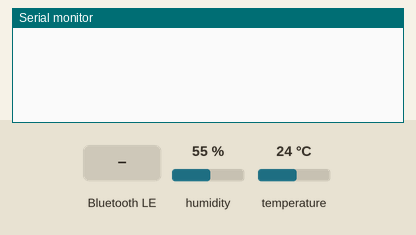
This program was run on a simulated Arduino Nano 33 BLE. Shown: the last lines printed to the serial monitor. The inputs (shaded band) are chosen by the test bench; at power-on: humidity 55 %, temperature 24 °C. Nothing arrives over Bluetooth unless stated; a phone connects over Bluetooth LE 3 s after start.

Above: at 1.2 s.
1.3 s: Bluetooth LE write "1" received
At 4.0 s:
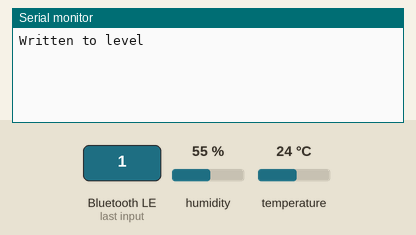
4.3 s: Bluetooth LE write "1" received
At 5.2 s:
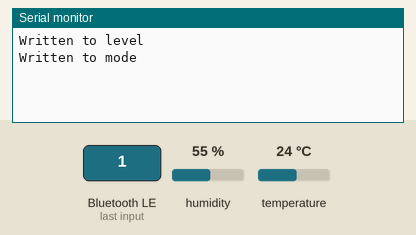

The program:

main.cpp
```cpp
#include <Arduino.h>
#include <ArduinoBLE.h>
#include <Arduino_HTS221.h>

// Function predefinitions
void changeLevel(int newLevel);
void changeMode(int newMode);

enum Mode
{
  AUTO_MODE,
  USER_MODE
};

#define atomizerr D2 // atomizer pin

Mode mode = USER_MODE; // Default mode
int level = 0;         // humidity min-level

int temperature = 0;
int humidity = 0;

// simple timer for auto-mode so humidifier works on 5 second bursts and then is off 2 seconds to check if the minimum humidity level is reached
unsigned long StartTime = 0;    // starting time for loop
unsigned long full_time = 7000; // full time for the mist cycle

BLEService speedService("180A");                                                   // BLE Service that holds all the characteristics below
BLEByteCharacteristic levelCharacteristic("2A67", BLERead | BLEWrite | BLENotify); // GATT name "Location and Speed"
BLEByteCharacteristic modeCharacteristic("2BA3", BLERead | BLEWrite);              // GATT name = "Media state"
BLEByteCharacteristic temperatureCharasteristic("2A6E", BLERead | BLENotify);      // GATT name = "Temperature"
BLEByteCharacteristic humidityCharasteristic("2A6F", BLERead | BLENotify);         // GATT name = "Humidity"
BLEByteCharacteristic ledcharasteristic("2A57", BLERead | BLEWrite);               // led to show more clearly that humidifier is on or off

void setup()
{
  Serial.begin(9600);

  if (!HTS.begin())
  {
    Serial.println("Failed to initialize humidity temperature sensor!");
  }

  if (!BLE.begin())
  {
    Serial.println("- Starting Bluetooth® Low Energy module failed!");
    while (1)
      ;
  }

  BLE.setLocalName("Nano 33 BLE Sense"); // Name of the arduino. The app only searches devices with this name
  BLE.setAdvertisedService(speedService);

  // add the characteristics to the service
  speedService.addCharacteristic(levelCharacteristic);       // Minimum Humidity level
  speedService.addCharacteristic(modeCharacteristic);        // Mode (0 = AUTO, 1 = USER)
  speedService.addCharacteristic(temperatureCharasteristic); // Temperature data
  speedService.addCharacteristic(humidityCharasteristic);    // Humidity data
  speedService.addCharacteristic(ledcharasteristic);         // Led

  // add service
  BLE.addService(speedService);

  // set the initial value for the characteristic:
  levelCharacteristic.writeValue(0); // Default level = 0
  modeCharacteristic.writeValue(1);  // Default mode = USER
  ledcharasteristic.writeValue(0);

  // start advertising
  BLE.advertise();
}

void loop()
{
  BLEDevice central = BLE.central();

  // Read sensor values
  int newTemperature = HTS.readTemperature();
  int newHumidity = HTS.readHumidity();

  if (levelCharacteristic.written())
  { // User has send new level
    Serial.println("Written to level");
    int newLevel = levelCharacteristic.value();
    changeLevel(newLevel);
  }
  if (modeCharacteristic.written())
  { // User has send new mode
    Serial.println("Written to mode");
    int newMode = modeCharacteristic.value();
    changeMode(newMode);
  }
  if (temperature != newTemperature)
  { // If temperature has changed, notify master
    temperature = newTemperature;
    temperatureCharasteristic.writeValue(newTemperature);
  }
  if (humidity != newHumidity)
  { // If humidity has changed, notify master
    humidity = newHumidity;
    humidityCharasteristic.writeValue(newHumidity);
  }
  switch (ledcharasteristic.value())
  { // any value other than 0
  case 01:
    // Serial.println("LED on");
    digitalWrite(LED_BUILTIN, HIGH);  // will turn the LED on
    digitalWrite(atomizerr, HIGH);    // will turn atomizer on
    break;
  default:
    // Serial.println(F("LED off"));
    digitalWrite(LED_BUILTIN, LOW);   // will turn the LED off
    digitalWrite(atomizerr, LOW);     // will turn atomizer off
    break;
  }

  /*
   if(!central){
      digitalWrite(LED_BUILTIN, LOW);          // will turn the LED off if disconnected
      ledcharasteristic.writeValue(0);
    }
*/
  unsigned long CheckTime = millis();                // millis timer starts when powered on
  unsigned long elapsedTime = CheckTime - StartTime; // elapsed time for one loop cycle

  switch (mode)
  {
  case AUTO_MODE:
  {
    if (humidity < level)
    {
      if (elapsedTime > full_time)
      {
        StartTime = CheckTime; // "resets" the starting time after every loop
      }
      if (elapsedTime < 5000) // turn on for 5 seconds
      {
        digitalWrite(LED_BUILTIN, HIGH); // will turn the LED on
        digitalWrite(atomizerr, HIGH);   // will turn atomizer on
      }
      if (elapsedTime >= 5000 && elapsedTime < 7000)  //turn off for 2 seconds
      {
        digitalWrite(LED_BUILTIN, LOW); // will turn the LED off
        digitalWrite(atomizerr, LOW);   // will turn atomizer off
      }
    }
    if (humidity >= level)  //when minimum level is reached then turn off the atomizer and led
    {
      digitalWrite(LED_BUILTIN, LOW); // will turn the LED off
      digitalWrite(atomizerr, LOW);   // will turn atomizer off
    }
    break;
  }

  case USER_MODE:
  {
    break;
  }
  }
}

void changeMode(int newMode)
{
  if (newMode == 0)
  {
    mode = AUTO_MODE;
  }
  else if (newMode == 1)
  {
    mode = USER_MODE;
  }
}

void changeLevel(int newLevel)
{
  if (newLevel >= 0 && newLevel < 100)
  {
    level = newLevel;
  }
}
```

Measured:
- after the input at 1.3 s, the serial monitor: prints a new line after 1.7 s (image 1)
- after the input at 4.3 s, the serial monitor: prints a new line at once (image 2)
